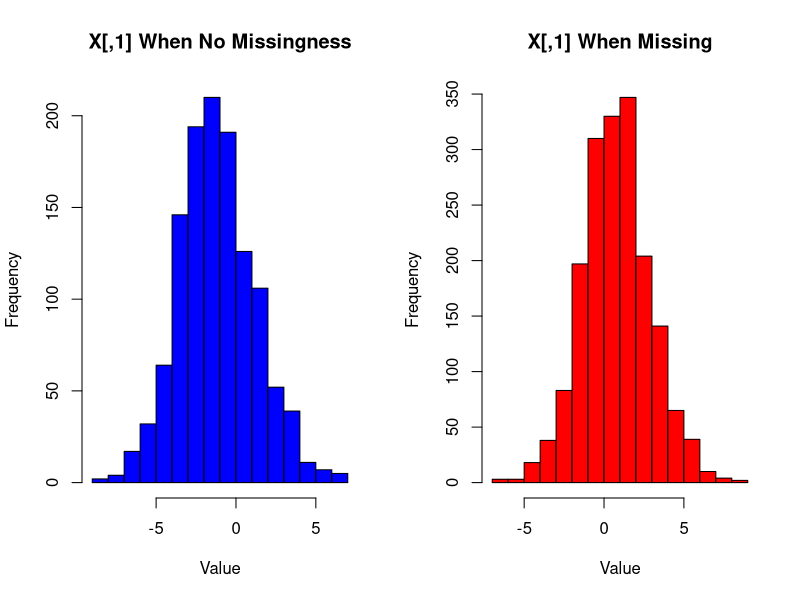
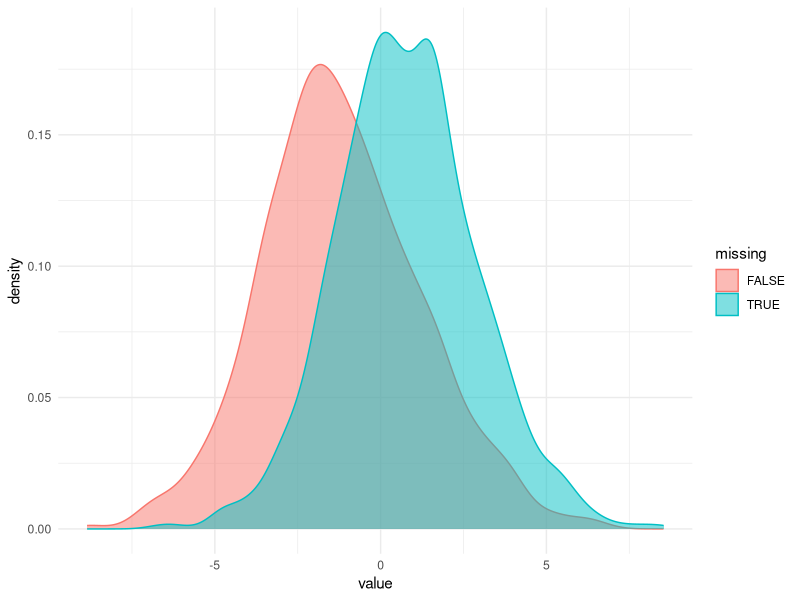

Generate these figures, in order, with R:
#' Introduce Missingness in Variables Conditionally
#'
#' @param X A dataframe or matrix
#' @param p Probability of making other variables missing
#' @return Modified dataframe or matrix with potential missingness
introduce_missingness <- function(X, p) {
  # Ensure X is a matrix or dataframe
  X <- as.matrix(X)
  
  # Get dimensions of X
  n_rows <- nrow(X)
  n_cols <- ncol(X)
  
  # Check if there are at least two columns
  if (n_cols < 2) {
    stop("Input matrix/dataframe must have at least two columns")
  }
  
  # Select the last two columns
  last_two_cols <- X[, (n_cols-1):n_cols]
  
  # Calculate column-wise means of the last two columns
  col_means <- colMeans(last_two_cols, na.rm = TRUE)
  
  # Create a logical matrix indicating where values exceed mean
  exceeds_mean <- t(apply(last_two_cols, 1, function(row) row > col_means))
  
  # Determine if row meets missingness condition
  trigger_missingness <- apply(exceeds_mean, 1, any)
  
  # Create a matrix of missingness probabilities
  missingness_matrix <- matrix(
    ifelse(trigger_missingness, p, 0), 
    nrow = n_rows, 
    ncol = n_cols - 2
  )
  
  # Introduce missingness in remaining columns
  if (n_cols > 2) {
    for (i in 1:(n_cols-2)) {
      X[, i] <- ifelse(
        runif(n_rows) < missingness_matrix[, i], 
        NA, 
        X[, i]
      )
    }
  }
  
  return(X)
}




set.seed(123)  # for reproducibility

n<-3000
p<-3

# Simulate 3D standard Gaussian
X <- matrix(rnorm(n*p), ncol=p)

X[,1]<- 2*X[,2] + 1*X[,3] + rnorm(n)



# Apply missingness function
X.NA <- introduce_missingness(X, p=0.8)


# Create a side-by-side histogram
par(mfrow=c(1,2))

# Histogram when result[,1] is NOT missing
hist(X[!is.na(X.NA[,1]), 1], 
     main="X[,1] When No Missingness", 
     xlab="Value", 
     col="blue")

# Histogram when result[,1] is missing
hist(X[is.na(X.NA[,1]), 1], 
     main="X[,1] When Missing", 
     xlab="Value", 
     col="red")


library(ggplot2)

plt_dat <- rbind(data.frame(value = X[!is.na(X.NA[,1]), 1],
                            missing = FALSE),
                 data.frame(value = X[is.na(X.NA[,1]), 1], 
                            missing = TRUE))

ggplot(plt_dat, aes(x = value, col = missing, fill = missing)) +
  geom_density(alpha = 0.5) + 
  theme_minimal()

